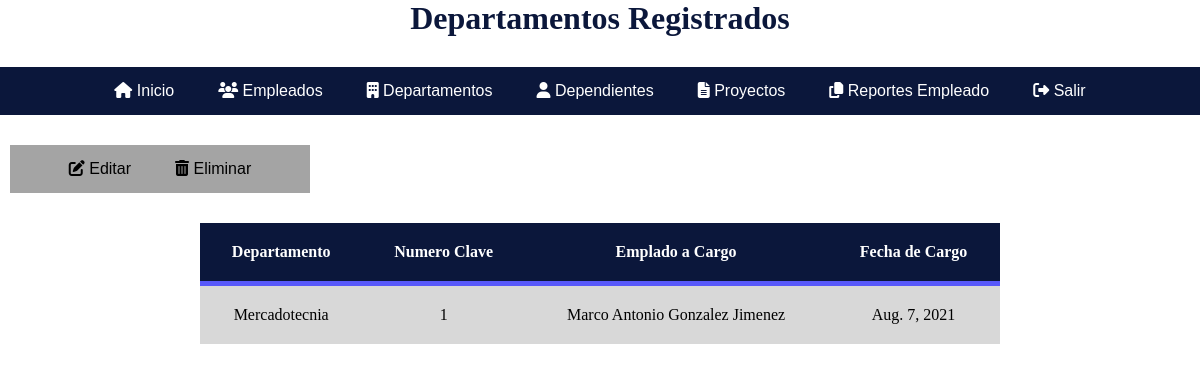
Page /ConsultaDepto/ on the committed database.
### ProyectoGSW/models.py (models this page shows, shortened)
class Departamento (models.Model):
	nombre = models.CharField(max_length=30, unique= True)
	numero = models.IntegerField()
	empleado_encargado = models.CharField(max_length=30)
	fecha_inicio = models.DateField()

### ProyectoGSW/views.py (the view)
# urls.py: path('ConsultaDepto/', views.tabdepartamento),
def tabdepartamento(request):
    Cdepartamentos = Departamento.objects.all()
    contexto = {"departamentos":Cdepartamentos}
    return render(request, "consulta_dep.html",contexto)

### ProyectoGSW/Templates/consulta_dep.html (shortened to what this page needs)
<!DOCTYPE html>
<html lang="es">
<head>
</head>
<body>
    <h1 align=center><b>Departamentos Registrados</b></h1>
<header>
    <nav class="navegacion">
        <ul class="menu">
            <li>
                <a href="/Inicio">
                    <i class="fas fa-home"></i>
                    Inicio
                </a>
            </li>
            <li>
                <a href="#">
                    <i class="fas fa-users"></i>
                    Empleados
                </a>
            </li>
            <li>
                <a href="#">
                    <i class="fas fa-building"></i>
                    Departamentos
                </a>
            </li>
            <li>
                <a href="#">
                    <i class="fas fa-user"></i>
                    Dependientes
                </a>
            </li>
            <li>
                <a href="#">
                    <i class="fas fa-file-alt"></i>
                    Proyectos
                </a>
            </li>
            <li>
                <a href="/reportes">
                    <i class="fas fa-copy"></i>
                    Reportes Empleado
                </a>
            </li>
            <li>
                <a href="/login">
                    <i class="fas fa-sign-out-alt"></i>
                    Salir
                </a>
            </li>
        </ul>
    </nav>
</header>
<div id="iconos">
    <ul class="icons">
        <li>
            <a href="/admin">
                <i class="fas fa-edit"></i>
                Editar
            </a>
        </li>
        <li>
            <a href="#">
                <i class="fas fa-trash-alt"></i>
                Eliminar
            </a>
        </li>
    </ul>
</div>
<div id="main-container">
    <table>
       <thead>
        <tr>
            <th>Departamento</th>
            <th>Numero Clave</th>
            <th>Emplado a Cargo</th>
            <th>Fecha de Cargo</th>
        </tr>
       </thead>
        {% if departamentos %}
        {% for Cdepartamentos in departamentos %}
        <tr>
          <td>{{ Cdepartamentos.nombre }}</td>
          <td>{{ Cdepartamentos.numero }}</td>
          <td>{{ Cdepartamentos.empleado_encargado }}</td>
          <td>{{ Cdepartamentos.fecha_inicio }}</td>
        </tr>
        {% endfor %}
        {% else %}
        <h3 align="center"><b>No hay registro de departamentos</b></h3>
        {% endif %}
    </table>
</div>
</body>
</html>

### ProyectoGSW/Templates/consulta_dep.html (style rules this page uses)
* { margin: 0; padding: 0; -webkit-box-sizing: border-box; -moz-box-sizing: border-box; box-sizing: border-box; }
h1 { color: #0B173B; }
.navegacion { text-align: center; width: 1200px; margin: 30px auto; background: #0B173B; }
.navegacion ul { list-style: none; }
.menu > li { position: relative; display: inline-block; }
.menu > li > a { display: block; padding: 15px 20px; color: white; font-family: Arial, Helvetica, sans-serif; text-decoration: none; }
.menu_emp li a { text-align: left; display: block; padding: 10px; color: white; font-family: Arial, Helvetica, sans-serif; text-decoration: none; }
#main-container { margin: 0px auto; width: 800px; }
table { background-color: #D8D8D8; text-align: center; border-collapse: collapse; width: 100%; }
th, td { padding: 20px; }
thead { background-color: #0B173B; border-bottom: solid 5px #5858FA; color: white; }
.menu_dep li a { text-align: left; display: block; padding: 10px; color: white; font-family: Arial, Helvetica, sans-serif; text-decoration: none; }
.menu_deptes li a { text-align: left; display: block; padding: 10px; color: white; font-family: Arial, Helvetica, sans-serif; text-decoration: none; }
.menu_pro li a { text-align: left; display: block; padding: 10px; color: white; font-family: Arial, Helvetica, sans-serif; text-decoration: none; }
#iconos { text-align: center; width: 300px; margin: 30px 10px; background: #A4A4A4; }
#iconos ul { list-style: none; }
.icons > li { position: relative; display: inline-block; }
.icons > li > a { display: block; padding: 15px 20px; color: black; font-family: Arial, Helvetica, sans-serif; text-decoration: none; }

### rows in the picture
Departamento: nombre "Mercadotecnia", numero "1", empleado_encargado "Marco Antonio Gonzalez Jimenez", fecha_inicio "Aug. 7, 2021"
